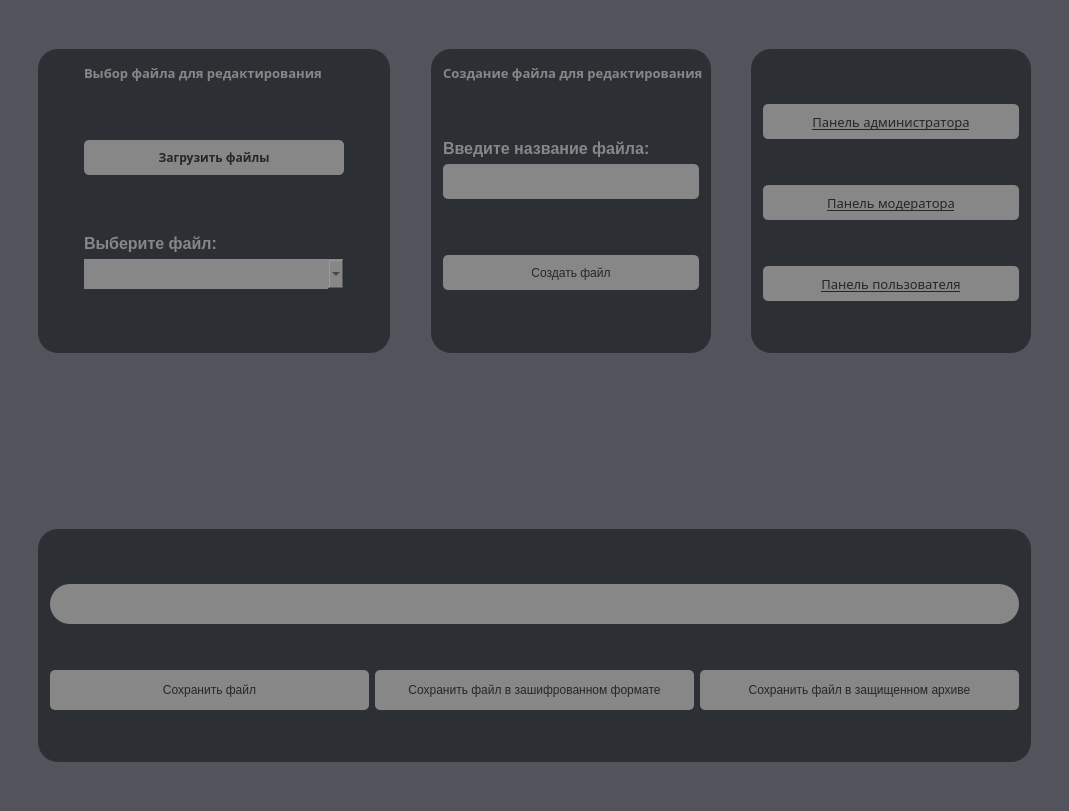
<?xml version="1.0" encoding="UTF-8"?>
<ui version="4.0">
 <class>RedWindow</class>
 <widget class="QMainWindow" name="RedWindow">
  <property name="geometry">
   <rect>
    <x>0</x>
    <y>0</y>
    <width>1069</width>
    <height>811</height>
   </rect>
  </property>
  <property name="font">
   <font>
    <family>gg sans</family>
    <pointsize>12</pointsize>
    <bold>true</bold>
   </font>
  </property>
  <property name="windowTitle">
   <string>Редактор</string>
  </property>
  <property name="styleSheet">
   <string notr="true">background-color: rgb(83, 83, 92);</string>
  </property>
  <widget class="QWidget" name="centralwidget">
   <layout class="QGridLayout" name="gridLayout_2">
    <item row="1" column="0">
     <spacer name="horizontalSpacer">
      <property name="orientation">
       <enum>Qt::Horizontal</enum>
      </property>
      <property name="sizeHint" stdset="0">
       <size>
        <width>40</width>
        <height>20</height>
       </size>
      </property>
     </spacer>
    </item>
    <item row="1" column="4">
     <spacer name="horizontalSpacer_4">
      <property name="orientation">
       <enum>Qt::Horizontal</enum>
      </property>
      <property name="sizeHint" stdset="0">
       <size>
        <width>40</width>
        <height>20</height>
       </size>
      </property>
     </spacer>
    </item>
    <item row="1" column="2">
     <spacer name="horizontalSpacer_3">
      <property name="orientation">
       <enum>Qt::Horizontal</enum>
      </property>
      <property name="sizeHint" stdset="0">
       <size>
        <width>40</width>
        <height>20</height>
       </size>
      </property>
     </spacer>
    </item>
    <item row="2" column="1">
     <spacer name="verticalSpacer_4">
      <property name="orientation">
       <enum>Qt::Vertical</enum>
      </property>
      <property name="sizeHint" stdset="0">
       <size>
        <width>20</width>
        <height>40</height>
       </size>
      </property>
     </spacer>
    </item>
    <item row="1" column="6">
     <spacer name="horizontalSpacer_2">
      <property name="orientation">
       <enum>Qt::Horizontal</enum>
      </property>
      <property name="sizeHint" stdset="0">
       <size>
        <width>40</width>
        <height>20</height>
       </size>
      </property>
     </spacer>
    </item>
    <item row="0" column="1">
     <spacer name="verticalSpacer_3">
      <property name="orientation">
       <enum>Qt::Vertical</enum>
      </property>
      <property name="sizeType">
       <enum>QSizePolicy::Minimum</enum>
      </property>
      <property name="sizeHint" stdset="0">
       <size>
        <width>20</width>
        <height>40</height>
       </size>
      </property>
     </spacer>
    </item>
    <item row="1" column="5">
     <widget class="QGroupBox" name="groupBox_4">
      <property name="minimumSize">
       <size>
        <width>280</width>
        <height>225</height>
       </size>
      </property>
      <property name="styleSheet">
       <string notr="true">background-color: rgb(44, 47, 51);
color: rgb(255, 255, 255);
border-radius: 20px;</string>
      </property>
      <property name="title">
       <string/>
      </property>
      <layout class="QGridLayout" name="gridLayout_5">
       <item row="4" column="0">
        <spacer name="verticalSpacer_16">
         <property name="orientation">
          <enum>Qt::Vertical</enum>
         </property>
         <property name="sizeHint" stdset="0">
          <size>
           <width>20</width>
           <height>40</height>
          </size>
         </property>
        </spacer>
       </item>
       <item row="6" column="0">
        <spacer name="verticalSpacer_13">
         <property name="orientation">
          <enum>Qt::Vertical</enum>
         </property>
         <property name="sizeHint" stdset="0">
          <size>
           <width>20</width>
           <height>40</height>
          </size>
         </property>
        </spacer>
       </item>
       <item row="1" column="0">
        <widget class="QPushButton" name="pushButton_6">
         <property name="minimumSize">
          <size>
           <width>170</width>
           <height>35</height>
          </size>
         </property>
         <property name="font">
          <font>
           <family>gg sans</family>
           <pointsize>10</pointsize>
           <bold>false</bold>
           <underline>true</underline>
          </font>
         </property>
         <property name="styleSheet">
          <string notr="true">background-color: rgb(135, 135, 135);
color: rgb(38, 38, 38);
border-radius: 5px;</string>
         </property>
         <property name="text">
          <string>Панель администратора</string>
         </property>
        </widget>
       </item>
       <item row="2" column="0">
        <spacer name="verticalSpacer_15">
         <property name="orientation">
          <enum>Qt::Vertical</enum>
         </property>
         <property name="sizeHint" stdset="0">
          <size>
           <width>20</width>
           <height>40</height>
          </size>
         </property>
        </spacer>
       </item>
       <item row="5" column="0">
        <widget class="QPushButton" name="pushButton_4">
         <property name="minimumSize">
          <size>
           <width>170</width>
           <height>35</height>
          </size>
         </property>
         <property name="font">
          <font>
           <family>gg sans</family>
           <pointsize>10</pointsize>
           <underline>true</underline>
          </font>
         </property>
         <property name="styleSheet">
          <string notr="true">background-color: rgb(135, 135, 135);
color: rgb(38, 38, 38);
border-radius: 5px;</string>
         </property>
         <property name="text">
          <string>Панель пользователя</string>
         </property>
        </widget>
       </item>
       <item row="0" column="0">
        <spacer name="verticalSpacer_14">
         <property name="orientation">
          <enum>Qt::Vertical</enum>
         </property>
         <property name="sizeHint" stdset="0">
          <size>
           <width>20</width>
           <height>40</height>
          </size>
         </property>
        </spacer>
       </item>
       <item row="3" column="0">
        <widget class="QPushButton" name="pushButton_5">
         <property name="minimumSize">
          <size>
           <width>170</width>
           <height>35</height>
          </size>
         </property>
         <property name="font">
          <font>
           <family>gg sans</family>
           <pointsize>10</pointsize>
           <bold>false</bold>
           <underline>true</underline>
          </font>
         </property>
         <property name="styleSheet">
          <string notr="true">background-color: rgb(135, 135, 135);
color: rgb(38, 38, 38);
border-radius: 5px;</string>
         </property>
         <property name="text">
          <string>Панель модератора</string>
         </property>
        </widget>
       </item>
      </layout>
     </widget>
    </item>
    <item row="1" column="3">
     <widget class="QGroupBox" name="groupBox_3">
      <property name="minimumSize">
       <size>
        <width>280</width>
        <height>225</height>
       </size>
      </property>
      <property name="styleSheet">
       <string notr="true">background-color: rgb(44, 47, 51);
color: rgb(255, 255, 255);
border-radius: 20px;</string>
      </property>
      <property name="title">
       <string/>
      </property>
      <layout class="QGridLayout" name="gridLayout_4">
       <item row="6" column="0">
        <spacer name="verticalSpacer_8">
         <property name="orientation">
          <enum>Qt::Vertical</enum>
         </property>
         <property name="sizeHint" stdset="0">
          <size>
           <width>20</width>
           <height>40</height>
          </size>
         </property>
        </spacer>
       </item>
       <item row="5" column="0">
        <widget class="QPushButton" name="pushButton_2">
         <property name="minimumSize">
          <size>
           <width>170</width>
           <height>35</height>
          </size>
         </property>
         <property name="styleSheet">
          <string notr="true">background-color: rgb(135, 135, 135);
color: rgb(38, 38, 38);
border-radius: 5px;</string>
         </property>
         <property name="text">
          <string>Создать файл</string>
         </property>
        </widget>
       </item>
       <item row="3" column="0">
        <widget class="QLineEdit" name="lineEdit">
         <property name="minimumSize">
          <size>
           <width>170</width>
           <height>35</height>
          </size>
         </property>
         <property name="font">
          <font>
           <family>gg sans</family>
           <pointsize>14</pointsize>
           <bold>true</bold>
          </font>
         </property>
         <property name="styleSheet">
          <string notr="true">background-color: rgb(135, 135, 135);
color: rgb(38, 38, 38);
border-radius: 5px;</string>
         </property>
        </widget>
       </item>
       <item row="0" column="0">
        <widget class="QLabel" name="label_4">
         <property name="minimumSize">
          <size>
           <width>260</width>
           <height>15</height>
          </size>
         </property>
         <property name="font">
          <font>
           <family>gg sans</family>
           <pointsize>10</pointsize>
           <bold>true</bold>
          </font>
         </property>
         <property name="styleSheet">
          <string notr="true">background-color: rgb(44, 47, 51);
color: rgb(135, 135, 135);
border-radius: 5px;</string>
         </property>
         <property name="text">
          <string>Cоздание файла для редактирования</string>
         </property>
        </widget>
       </item>
       <item row="2" column="0">
        <widget class="QLabel" name="label_2">
         <property name="minimumSize">
          <size>
           <width>140</width>
           <height>15</height>
          </size>
         </property>
         <property name="font">
          <font>
           <pointsize>12</pointsize>
           <bold>true</bold>
          </font>
         </property>
         <property name="styleSheet">
          <string notr="true">background-color: rgb(44, 47, 51);
color: rgb(135, 135, 135);
border-radius: 5px;</string>
         </property>
         <property name="text">
          <string>Введите название файла:</string>
         </property>
        </widget>
       </item>
       <item row="1" column="0">
        <spacer name="verticalSpacer_11">
         <property name="orientation">
          <enum>Qt::Vertical</enum>
         </property>
         <property name="sizeHint" stdset="0">
          <size>
           <width>20</width>
           <height>40</height>
          </size>
         </property>
        </spacer>
       </item>
       <item row="4" column="0">
        <spacer name="verticalSpacer_12">
         <property name="orientation">
          <enum>Qt::Vertical</enum>
         </property>
         <property name="sizeHint" stdset="0">
          <size>
           <width>20</width>
           <height>40</height>
          </size>
         </property>
        </spacer>
       </item>
      </layout>
     </widget>
    </item>
    <item row="4" column="1">
     <spacer name="verticalSpacer_5">
      <property name="orientation">
       <enum>Qt::Vertical</enum>
      </property>
      <property name="sizeType">
       <enum>QSizePolicy::Minimum</enum>
      </property>
      <property name="sizeHint" stdset="0">
       <size>
        <width>20</width>
        <height>40</height>
       </size>
      </property>
     </spacer>
    </item>
    <item row="1" column="1">
     <widget class="QGroupBox" name="groupBox_2">
      <property name="minimumSize">
       <size>
        <width>280</width>
        <height>225</height>
       </size>
      </property>
      <property name="styleSheet">
       <string notr="true">background-color: rgb(44, 47, 51);
color: rgb(255, 255, 255);
border-radius: 20px;</string>
      </property>
      <property name="title">
       <string/>
      </property>
      <layout class="QGridLayout" name="gridLayout_3">
       <item row="2" column="1">
        <widget class="QPushButton" name="pushButton">
         <property name="minimumSize">
          <size>
           <width>170</width>
           <height>35</height>
          </size>
         </property>
         <property name="font">
          <font>
           <family>gg sans</family>
           <pointsize>9</pointsize>
           <bold>true</bold>
          </font>
         </property>
         <property name="styleSheet">
          <string notr="true">background-color: rgb(135, 135, 135);
color: rgb(38, 38, 38);
border-radius: 5px;</string>
         </property>
         <property name="text">
          <string>Загрузить файлы</string>
         </property>
        </widget>
       </item>
       <item row="0" column="1">
        <widget class="QLabel" name="label_3">
         <property name="minimumSize">
          <size>
           <width>260</width>
           <height>15</height>
          </size>
         </property>
         <property name="font">
          <font>
           <family>gg sans</family>
           <pointsize>10</pointsize>
           <bold>true</bold>
          </font>
         </property>
         <property name="styleSheet">
          <string notr="true">background-color: rgb(44, 47, 51);
color: rgb(135, 135, 135);
border-radius: 5px;</string>
         </property>
         <property name="text">
          <string>Выбор файла для редактирования</string>
         </property>
        </widget>
       </item>
       <item row="1" column="1">
        <spacer name="verticalSpacer_9">
         <property name="orientation">
          <enum>Qt::Vertical</enum>
         </property>
         <property name="sizeHint" stdset="0">
          <size>
           <width>20</width>
           <height>40</height>
          </size>
         </property>
        </spacer>
       </item>
       <item row="6" column="1">
        <spacer name="verticalSpacer_7">
         <property name="orientation">
          <enum>Qt::Vertical</enum>
         </property>
         <property name="sizeHint" stdset="0">
          <size>
           <width>20</width>
           <height>40</height>
          </size>
         </property>
        </spacer>
       </item>
       <item row="4" column="1">
        <widget class="QLabel" name="label">
         <property name="minimumSize">
          <size>
           <width>140</width>
           <height>16</height>
          </size>
         </property>
         <property name="font">
          <font>
           <pointsize>12</pointsize>
           <bold>true</bold>
          </font>
         </property>
         <property name="styleSheet">
          <string notr="true">background-color: rgb(44, 47, 51);
color: rgb(135, 135, 135);
border-radius: 5px;</string>
         </property>
         <property name="text">
          <string>Выберите файл:</string>
         </property>
        </widget>
       </item>
       <item row="3" column="1">
        <spacer name="verticalSpacer_10">
         <property name="orientation">
          <enum>Qt::Vertical</enum>
         </property>
         <property name="sizeHint" stdset="0">
          <size>
           <width>20</width>
           <height>40</height>
          </size>
         </property>
        </spacer>
       </item>
       <item row="2" column="2">
        <spacer name="horizontalSpacer_5">
         <property name="orientation">
          <enum>Qt::Horizontal</enum>
         </property>
         <property name="sizeHint" stdset="0">
          <size>
           <width>40</width>
           <height>20</height>
          </size>
         </property>
        </spacer>
       </item>
       <item row="5" column="1">
        <widget class="QComboBox" name="comboBox">
         <property name="minimumSize">
          <size>
           <width>170</width>
           <height>30</height>
          </size>
         </property>
         <property name="styleSheet">
          <string notr="true">background-color: rgb(135, 135, 135);
color: rgb(38, 38, 38);</string>
         </property>
        </widget>
       </item>
       <item row="2" column="0">
        <spacer name="horizontalSpacer_6">
         <property name="orientation">
          <enum>Qt::Horizontal</enum>
         </property>
         <property name="sizeHint" stdset="0">
          <size>
           <width>40</width>
           <height>20</height>
          </size>
         </property>
        </spacer>
       </item>
      </layout>
     </widget>
    </item>
    <item row="3" column="1" colspan="5">
     <widget class="QGroupBox" name="groupBox">
      <property name="minimumSize">
       <size>
        <width>800</width>
        <height>100</height>
       </size>
      </property>
      <property name="styleSheet">
       <string notr="true">background-color: rgb(44, 47, 51);
color: rgb(255, 255, 255);
border-radius: 20px;</string>
      </property>
      <property name="title">
       <string/>
      </property>
      <layout class="QGridLayout" name="gridLayout">
       <item row="4" column="0">
        <spacer name="verticalSpacer">
         <property name="orientation">
          <enum>Qt::Vertical</enum>
         </property>
         <property name="sizeType">
          <enum>QSizePolicy::Preferred</enum>
         </property>
         <property name="sizeHint" stdset="0">
          <size>
           <width>20</width>
           <height>40</height>
          </size>
         </property>
        </spacer>
       </item>
       <item row="1" column="0" colspan="3">
        <widget class="QLineEdit" name="lineEdit_2">
         <property name="sizePolicy">
          <sizepolicy hsizetype="Expanding" vsizetype="Minimum">
           <horstretch>0</horstretch>
           <verstretch>0</verstretch>
          </sizepolicy>
         </property>
         <property name="minimumSize">
          <size>
           <width>800</width>
           <height>40</height>
          </size>
         </property>
         <property name="baseSize">
          <size>
           <width>0</width>
           <height>280</height>
          </size>
         </property>
         <property name="font">
          <font>
           <family>gg sans</family>
           <pointsize>13</pointsize>
           <bold>true</bold>
          </font>
         </property>
         <property name="styleSheet">
          <string notr="true">background-color: rgb(135, 135, 135);
color: rgb(38, 38, 38);</string>
         </property>
        </widget>
       </item>
       <item row="2" column="0">
        <spacer name="verticalSpacer_2">
         <property name="orientation">
          <enum>Qt::Vertical</enum>
         </property>
         <property name="sizeType">
          <enum>QSizePolicy::Preferred</enum>
         </property>
         <property name="sizeHint" stdset="0">
          <size>
           <width>20</width>
           <height>40</height>
          </size>
         </property>
        </spacer>
       </item>
       <item row="3" column="1">
        <widget class="QPushButton" name="pushButton_8">
         <property name="minimumSize">
          <size>
           <width>210</width>
           <height>40</height>
          </size>
         </property>
         <property name="font">
          <font>
           <hintingpreference>PreferDefaultHinting</hintingpreference>
          </font>
         </property>
         <property name="styleSheet">
          <string notr="true">background-color: rgb(135, 135, 135);
color: rgb(38, 38, 38);
border-radius: 5px;</string>
         </property>
         <property name="text">
          <string>Сохранить файл в зашифрованном формате</string>
         </property>
        </widget>
       </item>
       <item row="3" column="0">
        <widget class="QPushButton" name="pushButton_3">
         <property name="minimumSize">
          <size>
           <width>210</width>
           <height>40</height>
          </size>
         </property>
         <property name="styleSheet">
          <string notr="true">background-color: rgb(135, 135, 135);
color: rgb(38, 38, 38);
border-radius: 5px;</string>
         </property>
         <property name="text">
          <string>Сохранить файл</string>
         </property>
        </widget>
       </item>
       <item row="3" column="2">
        <widget class="QPushButton" name="pushButton_7">
         <property name="minimumSize">
          <size>
           <width>210</width>
           <height>40</height>
          </size>
         </property>
         <property name="styleSheet">
          <string notr="true">background-color: rgb(135, 135, 135);
color: rgb(38, 38, 38);
border-radius: 5px;</string>
         </property>
         <property name="text">
          <string>Сохранить файл в защищенном архиве</string>
         </property>
        </widget>
       </item>
       <item row="0" column="0">
        <spacer name="verticalSpacer_6">
         <property name="orientation">
          <enum>Qt::Vertical</enum>
         </property>
         <property name="sizeType">
          <enum>QSizePolicy::Preferred</enum>
         </property>
         <property name="sizeHint" stdset="0">
          <size>
           <width>20</width>
           <height>40</height>
          </size>
         </property>
        </spacer>
       </item>
      </layout>
     </widget>
    </item>
   </layout>
  </widget>
 </widget>
 <resources/>
 <connections/>
</ui>
